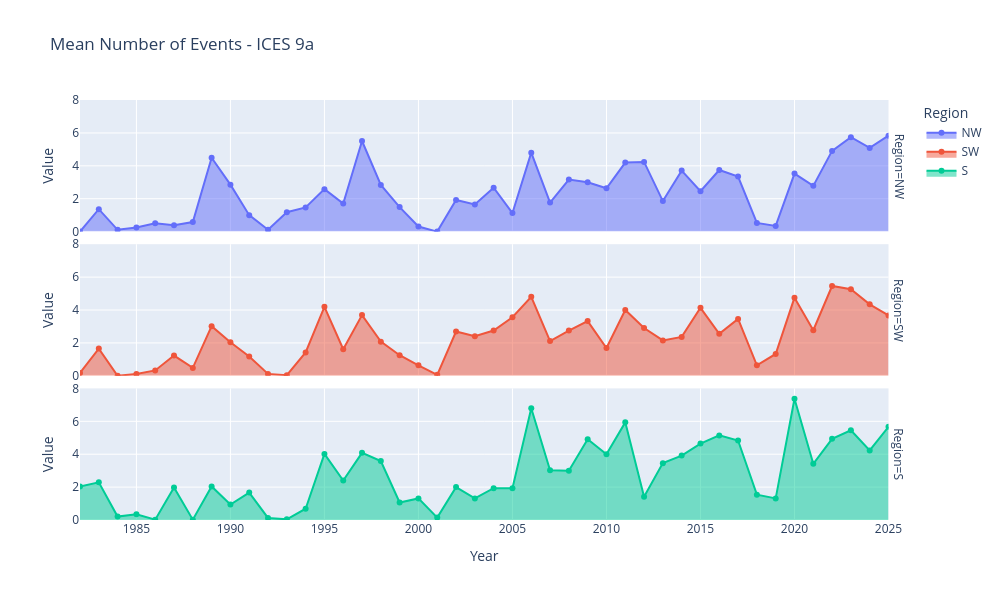

This figure's notebook cell:
### Markdown cell above
## Graphs

### Code cell
fig = px.area(
    df[(df['Metric'] == 'n_events') & (df['Agg'] == 'mean')],
    x='Year',
    y='Value',
    facet_row= 'Region',
    color='Region',
    markers=True,
    title='Mean Number of Events - ICES 9a'
)

fig.update_layout(width=1000, height=600)

fig.show()

### Figure 1 — Plotly figure (JSON) as saved in the notebook; plotly's stock layout.template omitted (floating-point values rounded to 4 significant figures)
{"data": [{"fillpattern": {"shape": ""}, "hovertemplate": "Region=NW<br>Year=%{x}<br>Value=%{y}<extra></extra>", "legendgroup": "NW", "line": {"color": "#636efa"}, "marker": {"symbol": "circle"}, "mode": "lines+markers", "name": "NW", "orientation": "v", "showlegend": true, "stackgroup": "1", "type": "scatter", "x": [1982, 1983, 1984, 1985, 1986, 1987, 1988, 1989, 1990, 1991, 1992, 1993, 1994, 1995, 1996, 1997, 1998, 1999, 2000, 2001, 2002, 2003, 2004, 2005, 2006, 2007, 2008, 2009, 2010, 2011, 2012, 2013, 2014, 2015, 2016, 2017, 2018, 2019, 2020, 2021, 2022, 2023, 2024, 2025], "xaxis": "x3", "y": [0.0, 1.364, 0.1091, 0.2545, 0.5091, 0.3818, 0.5818, 4.491, 2.855, 1.0, 0.1091, 1.182, 1.473, 2.582, 1.709, 5.509, 2.836, 1.491, 0.3091, 0.0, 1.927, 1.655, 2.673, 1.127, 4.8, 1.764, 3.164, 3.0, 2.636, 4.2, 4.236, 1.855, 3.709, 2.455, 3.745, 3.345, 0.5273, 0.3455, 3.527, 2.782, 4.909, 5.745, 5.091, 5.836], "yaxis": "y3"}, {"fillpattern": {"shape": ""}, "hovertemplate": "Region=SW<br>Year=%{x}<br>Value=%{y}<extra></extra>", "legendgroup": "SW", "line": {"color": "#EF553B"}, "marker": {"symbol": "circle"}, "mode": "lines+markers", "name": "SW", "orientation": "v", "showlegend": true, "stackgroup": "1", "type": "scatter", "x": [1982, 1983, 1984, 1985, 1986, 1987, 1988, 1989, 1990, 1991, 1992, 1993, 1994, 1995, 1996, 1997, 1998, 1999, 2000, 2001, 2002, 2003, 2004, 2005, 2006, 2007, 2008, 2009, 2010, 2011, 2012, 2013, 2014, 2015, 2016, 2017, 2018, 2019, 2020, 2021, 2022, 2023, 2024, 2025], "xaxis": "x2", "y": [0.1731, 1.654, 0.0, 0.1154, 0.3269, 1.231, 0.4808, 3.019, 2.038, 1.173, 0.1154, 0.03846, 1.423, 4.192, 1.615, 3.692, 2.077, 1.25, 0.6346, 0.05769, 2.692, 2.404, 2.75, 3.558, 4.808, 2.115, 2.75, 3.327, 1.692, 4.0, 2.904, 2.154, 2.365, 4.135, 2.558, 3.462, 0.6346, 1.327, 4.75, 2.769, 5.462, 5.269, 4.346, 3.673], "yaxis": "y2"}, {"fillpattern": {"shape": ""}, "hovertemplate": "Region=S<br>Year=%{x}<br>Value=%{y}<extra></extra>", "legendgroup": "S", "line": {"color": "#00cc96"}, "marker": {"symbol": "circle"}, "mode": "lines+markers", "name": "S", "orientation": "v", "showlegend": true, "stackgroup": "1", "type": "scatter", "x": [1982, 1983, 1984, 1985, 1986, 1987, 1988, 1989, 1990, 1991, 1992, 1993, 1994, 1995, 1996, 1997, 1998, 1999, 2000, 2001, 2002, 2003, 2004, 2005, 2006, 2007, 2008, 2009, 2010, 2011, 2012, 2013, 2014, 2015, 2016, 2017, 2018, 2019, 2020, 2021, 2022, 2023, 2024, 2025], "xaxis": "x", "y": [2.042, 2.292, 0.2083, 0.3542, 0.02083, 1.979, 0.02083, 2.042, 0.9375, 1.667, 0.125, 0.04167, 0.6875, 4.021, 2.396, 4.083, 3.583, 1.062, 1.312, 0.1458, 2.0, 1.312, 1.938, 1.938, 6.792, 3.021, 3.0, 4.917, 4.0, 5.938, 1.417, 3.458, 3.917, 4.646, 5.146, 4.833, 1.542, 1.312, 7.375, 3.417, 4.938, 5.458, 4.229, 5.667], "yaxis": "y"}], "layout": {"annotations": [{"font": {}, "showarrow": false, "text": "Region=S", "textangle": 90, "x": 0.98, "xanchor": "left", "xref": "paper", "y": 0.1567, "yanchor": "middle", "yref": "paper"}, {"font": {}, "showarrow": false, "text": "Region=SW", "textangle": 90, "x": 0.98, "xanchor": "left", "xref": "paper", "y": 0.5, "yanchor": "middle", "yref": "paper"}, {"font": {}, "showarrow": false, "text": "Region=NW", "textangle": 90, "x": 0.98, "xanchor": "left", "xref": "paper", "y": 0.8433, "yanchor": "middle", "yref": "paper"}], "height": 600, "legend": {"title": {"text": "Region"}, "tracegroupgap": 0}, "title": {"text": "Mean Number of Events - ICES 9a"}, "width": 1000, "xaxis": {"anchor": "y", "domain": [0, 0.98], "title": {"text": "Year"}}, "xaxis2": {"anchor": "y2", "domain": [0, 0.98], "matches": "x", "showticklabels": false}, "xaxis3": {"anchor": "y3", "domain": [0, 0.98], "matches": "x", "showticklabels": false}, "yaxis": {"anchor": "x", "domain": [0, 0.3133], "title": {"text": "Value"}}, "yaxis2": {"anchor": "x2", "domain": [0.3433, 0.6567], "matches": "y", "title": {"text": "Value"}}, "yaxis3": {"anchor": "x3", "domain": [0.6867, 1.0], "matches": "y", "title": {"text": "Value"}}}}
